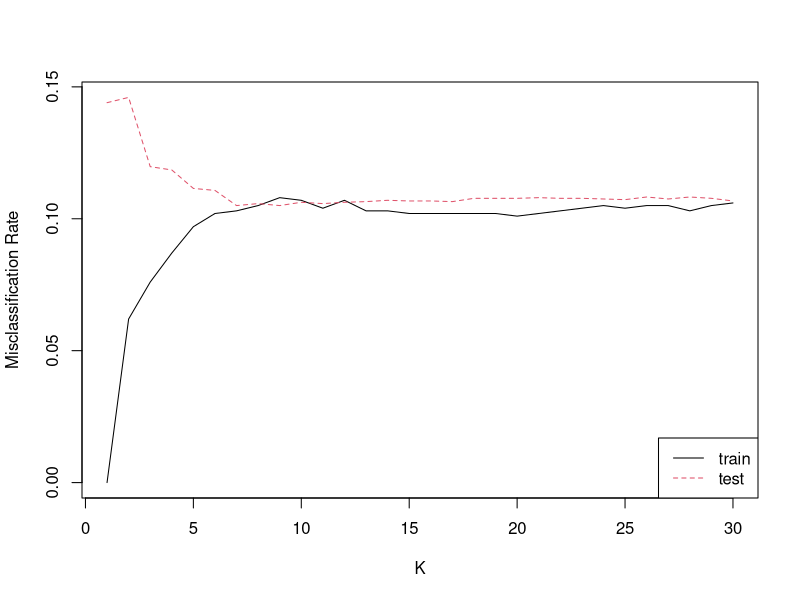
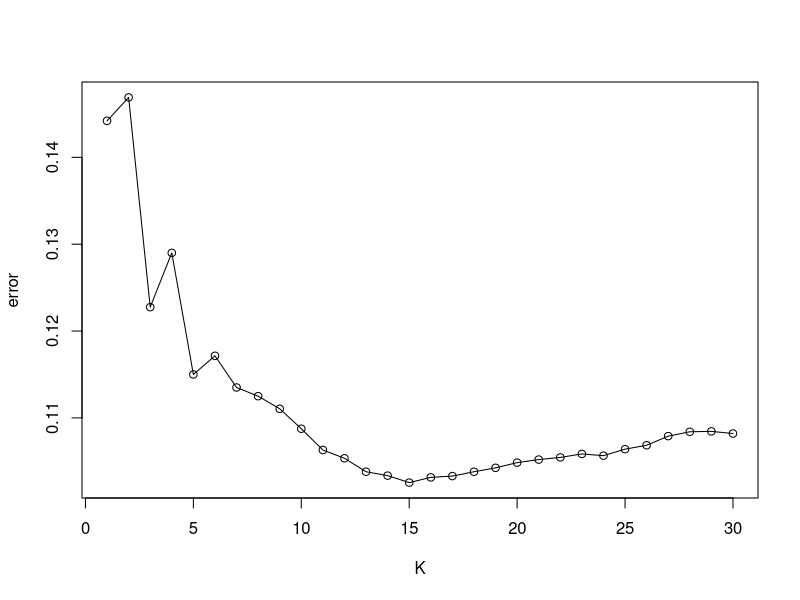
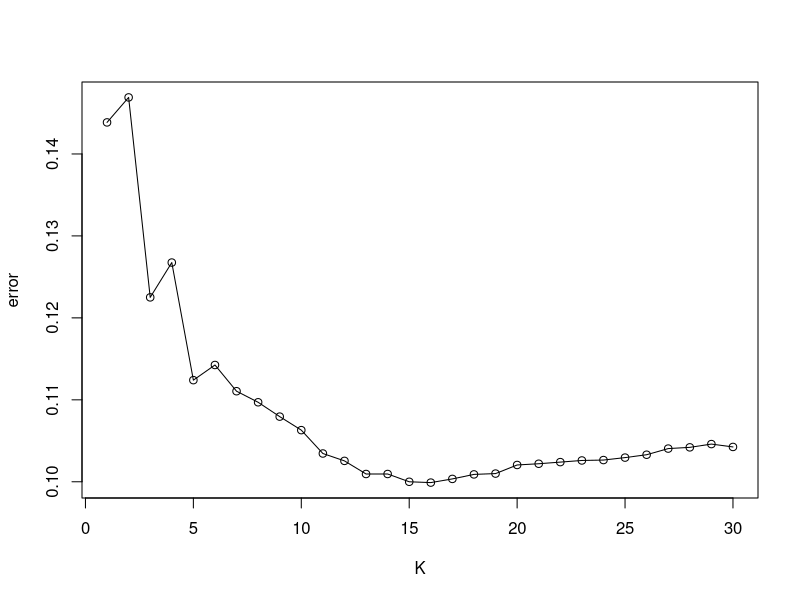

Source code (R) for these figures, in order: (Note: a time limit stopped this script after it produced the figures.)
## ---- chunk 1
library(MASS)
library(e1071)
library(class)
library(parallel)

set.seed(123)

bank = read.csv("bank-subset.csv", strings=TRUE)
X = model.matrix(y ~ ., data=bank)[,-1]        # design matrix, without intercept
i = 1:1000
train = data.frame(X[i,], y=bank$y[i])         # training set
test = data.frame(X[-i,], y=bank$y[-i])        # test set

summary(bank)
## ---- chunk 2
confusion_and_rate <- function(true, predicted, display=T) {
    if (display) print(table(true, predicted))
    if (display) cat("Misclassification rate:", mean(true != predicted), fill=T)
    else mean(true != predicted)
}

lda_fit <- lda(y ~ ., train)
lda_train_pred <- predict(lda_fit, train)
confusion_and_rate(train$y, lda_train_pred$class)
## ---- chunk 3
lda_test_pred <- predict(lda_fit, test)
confusion_and_rate(test$y, lda_test_pred$class)
## ---- chunk 4
nb <- naiveBayes(y ~ ., train)
nb_train_pred <- predict(nb, train)
confusion_and_rate(train$y, nb_train_pred)
## ---- chunk 5
nb_test_pred <- predict(nb, test)
confusion_and_rate(test$y, nb_test_pred)
## ---- chunk 6
for (k in c(1, 5)) {
    cat(paste("k =", k), "Train", fill=T)
    knn_train_pred <- knn(train[,-43], train[,-43], cl=train$y, k=k)
    confusion_and_rate(train$y, knn_train_pred)
    cat(paste("k =", k), "Test", fill=T)
    knn_test_pred <- knn(train[,-43], test[,-43], cl=train$y, k=k)
    confusion_and_rate(test$y, knn_test_pred)
}
## ---- chunk 7
K = 30
train_rates = 1:K
test_rates = 1:K
for (k in 1:K) {
    knn_train_pred <- knn(train[,-43], train[,-43], cl=train$y, k=k)
    train_rates[k] = confusion_and_rate(train$y, knn_train_pred, display=F)
    knn_test_pred <- knn(train[,-43], test[,-43], cl=train$y, k=k)
    test_rates[k] = confusion_and_rate(test$y, knn_test_pred, display=F)
}
## ---- chunk 8
rates <- data.frame(train=train_rates, test=test_rates)
matplot(rates, type="l", xlab="K", ylab="Misclassification Rate")
legend("bottomright", names(rates), col=1:2, lty=1:2)
## ---- chunk 9
R <- 20
CV <- 10
errors <- matrix(nrow=R*CV, ncol=K)
for (r in 1:R) {
    # shuffle training set in each repetition
    j <- sample(1:nrow(train))
    for (i in 1:CV) {
        # choose 1/10th of training set for validation
        trn <- train[j %% CV != i-1, ]
        vld <- train[j %% CV == i-1, ]
        
        for (k in 1:K) {
            # fit a model with every possible K on this subsample
            pred <- knn(trn[,-43], vld[, -43], cl=trn[, 43], k=k)
            errors[CV*(r-1)+i, k] = mean(vld[,43] != pred)
        }
    }
}
## ---- chunk 10
cv_knn <- colMeans(errors)
plot(1:K, cv_knn, type="o", xlab="K", ylab="error")
which.min(cv_knn)
## ---- chunk 11
R <- 200
errors <- matrix(nrow=R, ncol=K)
for (r in 1:R) {
    ind <- sample(1:nrow(train))
    trn <- train[ind %% 10 != 0, ]
    vld <- train[ind %% 10 == 0, ]
    for (k in 1:K) {
        pred <- knn(trn[,-43], vld[, -43], cl=trn[, 43], k=k)
        errors[r, k] = mean(vld[,43] != pred)
    }
}
## ---- chunk 12
jk_knn <- colMeans(errors)
plot(jk_knn, xlab='K', ylab='error', type="o")
which.min(jk_knn)
## ---- chunk 13
# option to parallelise by K or by repetitions
# choose to parallelise repetitions to reduce variance of means and enable ncores > nK
# parallelisation argument is random seed to ensure independence of results
jackknife <- function(data, proportion=0.1, K=30, R=10, seed=123) {
    set.seed(seed)
    pe <- matrix(nrow=R, ncol=K)
    colnames(pe) <- 1:K
    for (r in 1:R) {
        ind <- sample(1:nrow(data))
        vld_ind <- ind[1:nrow(data)*proportion]
        trn <- data[ind[-vld_ind], ]
        vld <- data[ind[vld_ind], ]
        for (k in 1:K) {
            pred <- knn(trn[,-43], vld[,-43], cl=trn[,43], k=k)
            pe[r, k] = mean(vld[,43] != pred)
        }
    }
    colMeans(pe)
}

l <- mclapply(X=list(seed=(1:K)*K), FUN=jackknife, data=train, proportion=0.1, K=K, R=R)
kerr <- colMeans(matrix(unlist(l), ncol=K))
plot(kerr, xlab='K', ylab='Error', type='o')
## ---- chunk 14
total_reps <- R
cores <- c(1, 5, 10, 20)
for (c in cores) {
    seed <- 123 * c^2
    reps_per_core <- total_reps / c
    time <- system.time(
        colMeans(matrix(unlist(mclapply(
            list(seed=seed), FUN=jackknife, data=train, proportion=0.1, 
            K=K, R=reps_per_core, mc.cores=c)), ncol=K))
        )
    cat("With", c, "core(s):", fill=T)
    print(time)
}
## ---- chunk 15
# each parallel job should be fed a distinct, but deterministic seed
# my jackknife function already handles this

# only addition is to select seeds and pass to each job
seeds <- seq(123, by=769, length.out=max(cores))
for (i in seq_along(cores)) {
    c = cores[i]
    c_seeds = seeds[1:c]
    reps_per_core <- total_reps / c
    time <- system.time(
        colMeans(matrix(unlist(mclapply(
            list(seed=c_seeds), FUN=jackknife, data=train, proportion=0.1, 
            K=K, R=reps_per_core, mc.cores=c)), ncol=K))
        )
    cat("With", c, "core(s):", fill=T)
    print(time)
    cat("Seed(s) utilised by each core:", c_seeds, fill=T)
}
